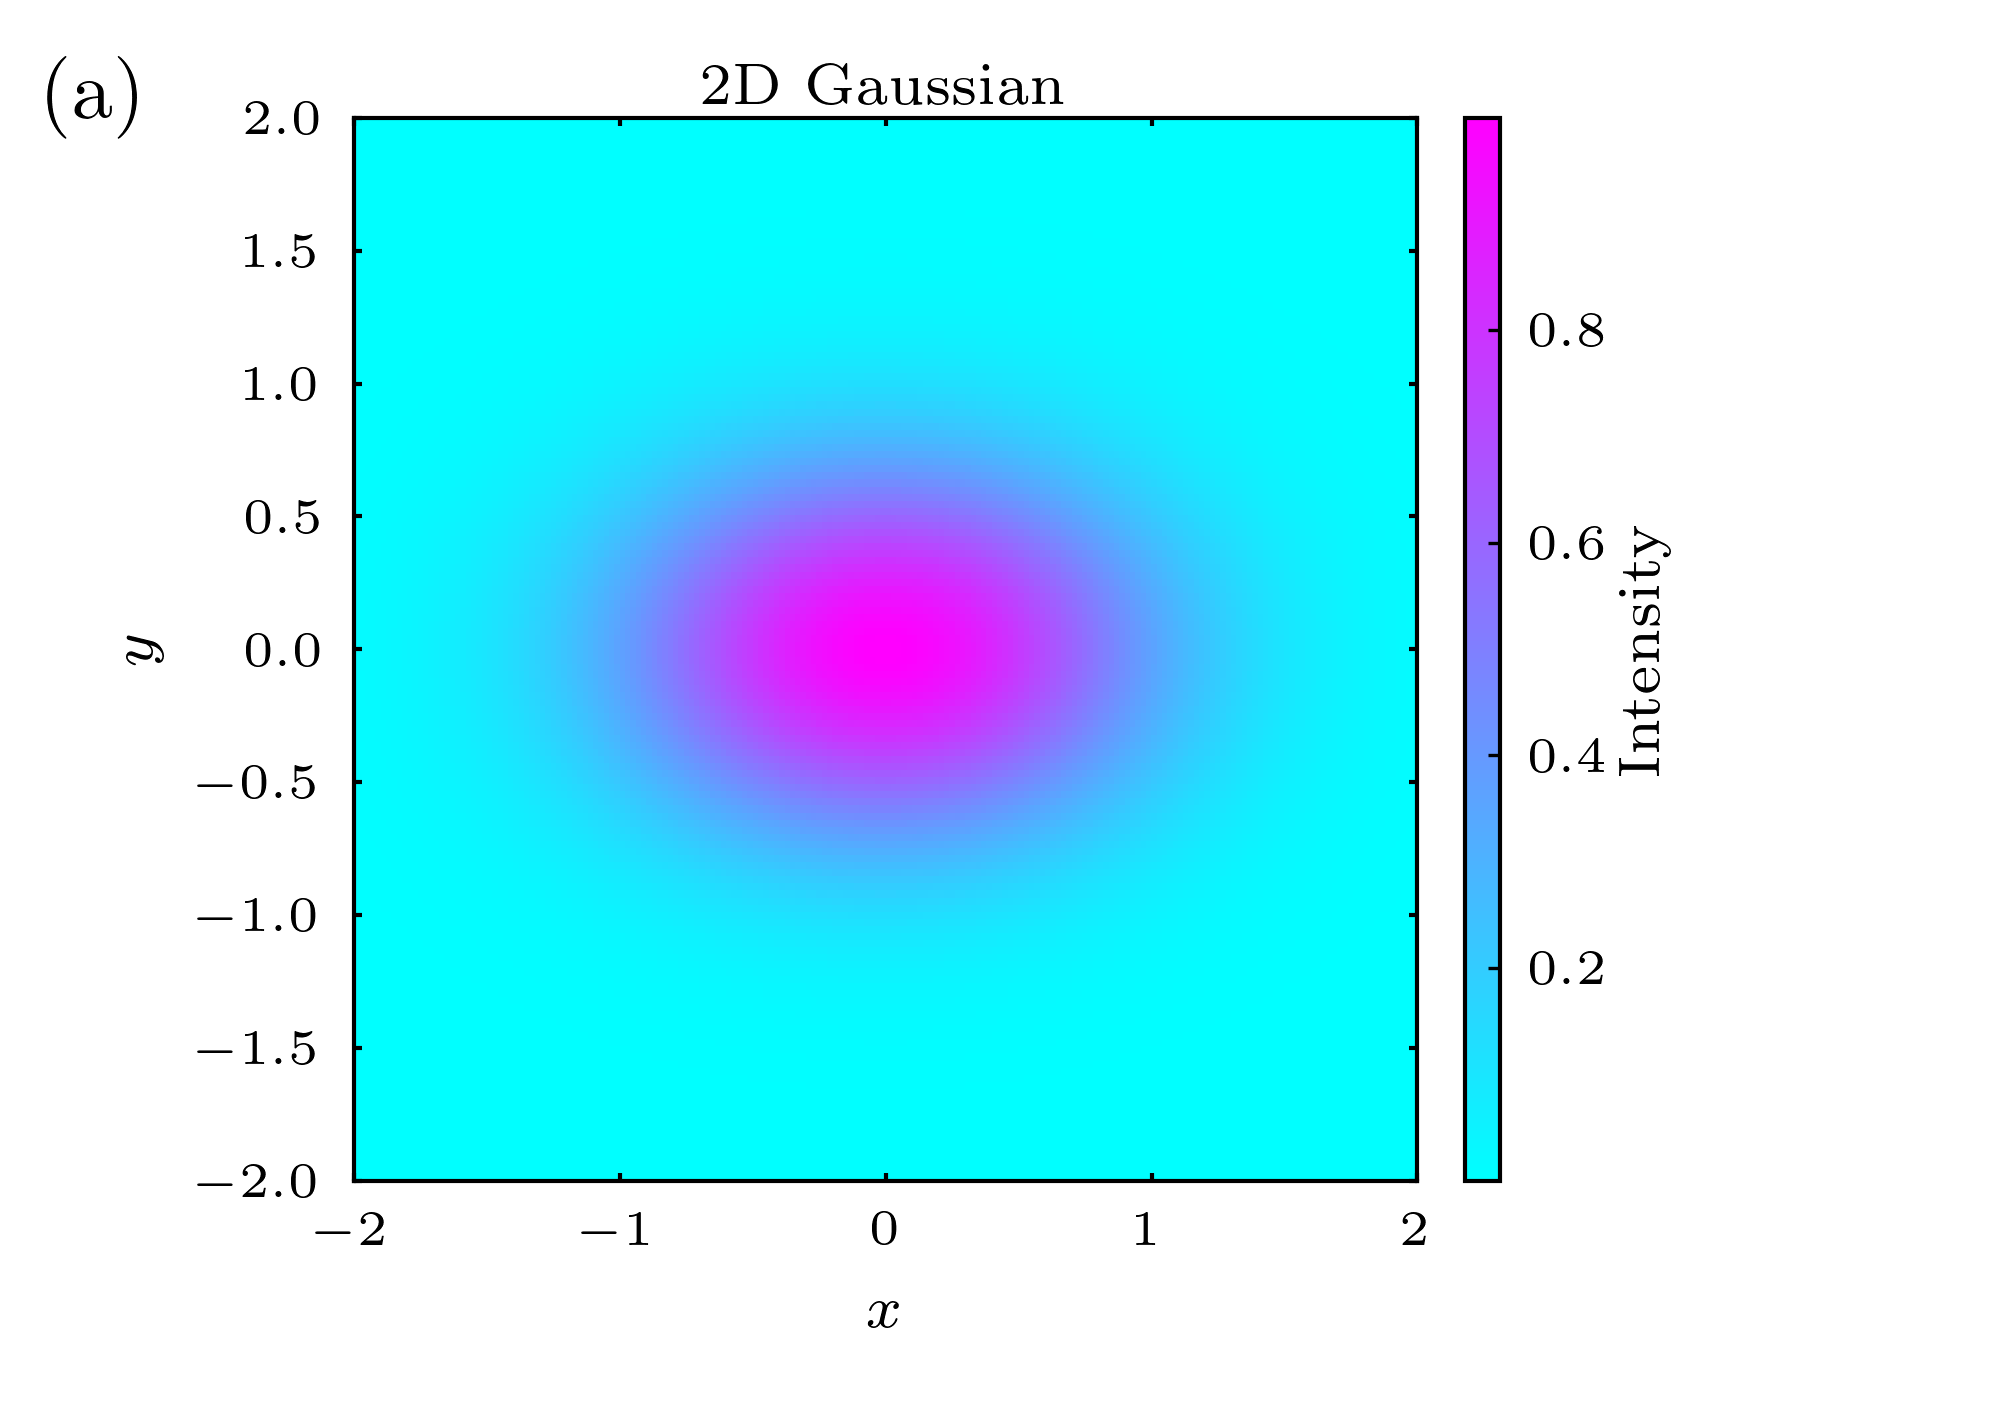

The script that saved this image:
import numpy as np
import paperfig as pf

# ------------------------------
# Example data: 2D Gaussian
# ------------------------------
x = np.linspace(-2, 2, 200)
y = np.linspace(-2, 2, 150)
X, Y = np.meshgrid(x, y)
Z = np.exp(-(X**2 + 2*Y**2))

# ------------------------------
# Create figure
# ------------------------------
fig = pf.create_paper_figure(width_cm=8.5, height_cm=6.0, fontsize=7)

# Panel label
pf.add_label_cm(fig,
                "(a)",
                x_cm=0.2,
                y_cm=5.5,
                fig_width_cm=8.5,
                fig_height_cm=6.0)

# ------------------------------
# Panel
# ------------------------------
ax, im = pf.plot2D_panel_core(
    fig, x, y, Z,
    pos_cm=(1.5, 1.0),
    size_cm=(4.5, 4.5),
    cmap="cool",
    xlabel=r"$x$",
    ylabel=r"$y$",
    title="2D Gaussian",
    aspect="equal"
)

# ------------------------------
# Colorbar
# ------------------------------
pf.add_colorbar_cm(
    fig,
    im,
    pos_cm=(6.2, 1.0),
    size_cm=(0.15, 4.5),
    clabel="Intensity"
)

fig.savefig("example_2dmap.png", dpi=600)
print("Saved example_2dmap.png")
